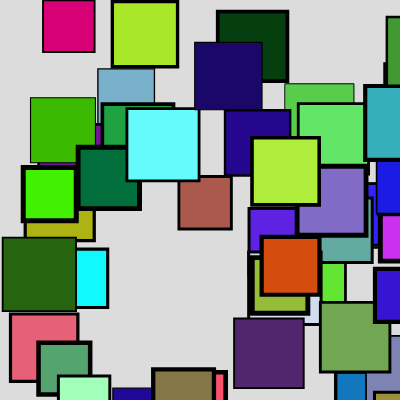
Frame 1 (no input)
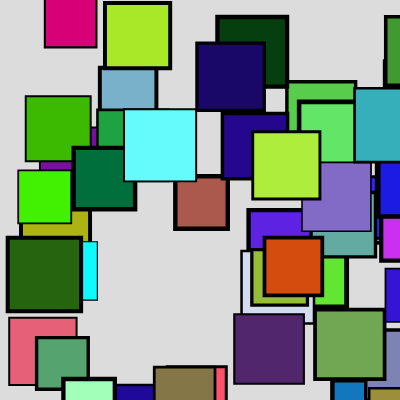
Frame 60 (no input)
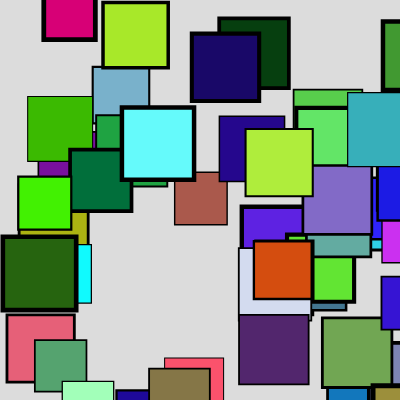
Frame 120 (the mouse pressed at the canvas centre since frame 60)

The p5.js sketch that drew these frames (run headless with seeded random() and noise() and a simulated clock; from frame 60 on, the mouse is pressed at the canvas centre):

// p5.js sketch
// ── sketch.js
let boxArray = []

function setup() {
  createCanvas(400, 400)
  for (index=0;index < 50; index++)
    append(boxArray,new Jitterbox(random(width),random(height),(random(50,75)),random(255),random(255),random(255)))
}

function draw() {
  background(220)
  for (index=0;index < 50; index++){
  boxArray[index].move()
  boxArray[index].display()
  }
}

class Jitterbox{
  constructor(w,h,s,r,g,b){
    this.width = w
    this.height = h
    this.size = s
    this.r = r
    this.g = g
    this.b = b
  }
  move(){
    this.width = this.width + random(-1,1)
    this.height = this.height + random(-1,1)
  }
  display(){
    fill(this.r,this.g,this.b)
    square(this.width,this.height,this.size)
    strokeWeight(random(1,5))
  }
}
